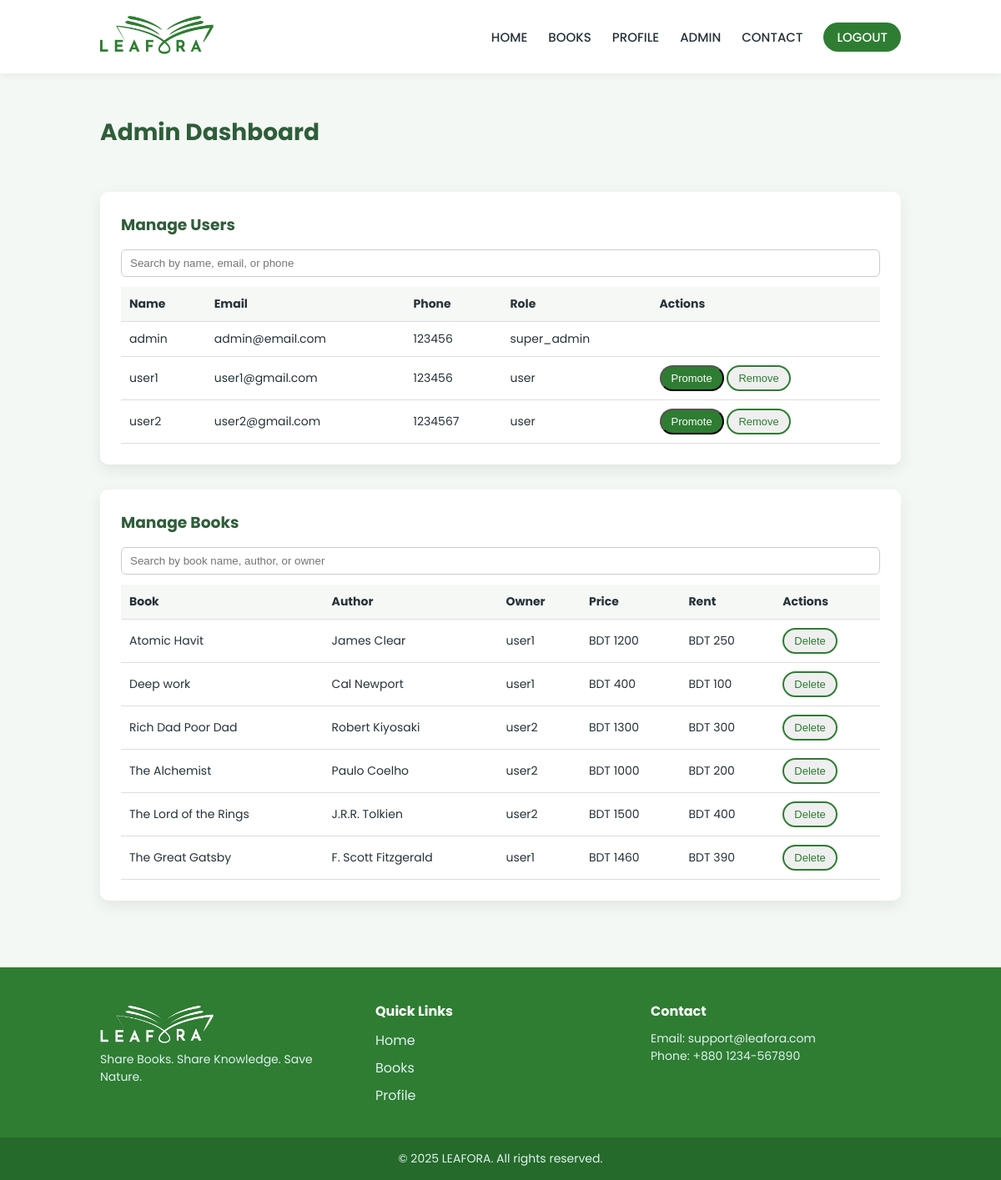
The page /admin (signed in) on the database its author committed.
### tables this page shows
CREATE TABLE users (
    id INTEGER PRIMARY KEY AUTOINCREMENT,
    full_name TEXT NOT NULL,
    email TEXT UNIQUE NOT NULL,
    password_hash TEXT NOT NULL,
    phone TEXT,
    address TEXT,
    role TEXT DEFAULT 'user',
    created_at TIMESTAMP DEFAULT CURRENT_TIMESTAMP
);

CREATE TABLE books (
    id INTEGER PRIMARY KEY AUTOINCREMENT,
    owner_id INTEGER,
    title TEXT,
    author TEXT,
    category TEXT,
    description TEXT,
    condition TEXT,
    buy_price INTEGER,
    rent_price INTEGER,
    location TEXT,
    image TEXT,
    created_at TEXT,
    FOREIGN KEY (owner_id) REFERENCES users(id)
);

### app.py (the view)
@app.route("/admin")
@login_required
def admin():
    if session.get("role") not in ["admin", "super_admin"]:
        flash("Access denied.", "error")
        return redirect(url_for("home"))
    conn = get_db_connection()
    cursor = conn.cursor()
    try:
        cursor.execute("SELECT id, full_name, email, phone, role FROM users")
        users = cursor.fetchall()
        cursor.execute("""
            SELECT b.*, u.full_name AS owner_name
            FROM books b
            JOIN users u ON b.owner_id = u.id
        """)
        books = cursor.fetchall()
    finally:
        conn.close()
    return render_template("admin.html", users=users, books=books)

### app.py (called while the page is built)
def login_required(f):
    @wraps(f)
    def decorated_function(*args, **kwargs):
        if "user_id" not in session:
            flash("Please login to continue.", "warning")
            return redirect(url_for("login"))
        return f(*args, **kwargs)
    return decorated_function

### utils/db.py (called while the page is built)
def get_db_connection():
    conn = sqlite3.connect("database.db")
    conn.row_factory = sqlite3.Row
    conn.execute("PRAGMA foreign_keys = ON")
    return conn

### templates/admin.html (shortened to what this page needs)
{% extends 'base.html' %}
{% block content %}
  <section class="admin-section">
    <div class="container">
      <h1 class="page-title" style="margin-bottom: 50px;">Admin Dashboard</h1>
      <div class="admin-card">
        <h3>Manage Users</h3>
        <div class="filter-section">
          <input type="text" placeholder="Search by name, email, or phone" id="userSearch" />
        </div>
        <table class="admin-table">
          <thead>
            <tr>
              <th>Name</th>
              <th>Email</th>
              <th>Phone</th>
              <th>Role</th>
              <th>Actions</th>
            </tr>
          </thead>
          <tbody>
            {% for user in users %}
              <tr>
                <td>{{ user.full_name }}</td>
                <td>{{ user.email }}</td>
                <td>{{ user.phone or '-' }}</td>
                <td>{{ user.role }}</td>
                <td>
                  {% if session.role == 'super_admin' and user.role == 'user' %}
                    <form method="POST" action="{{ url_for('promote_user', user_id=user.id) }}" style="display:inline;">
                      <button class="btn-primary">Promote</button>
                    </form>
                  {% endif %}
                  {% if session.role == 'super_admin' and user.role != 'super_admin' %}
                    <form method="POST" action="{{ url_for('admin_delete_user', user_id=user.id) }}" style="display:inline;">
                      <button class="btn-secondary" onclick="return confirm('Remove this user?');">Remove</button>
                    </form>
                  {% endif %}
                </td>
              </tr>
            {% else %}
              <tr>
                <td colspan="5">No users found.</td>
              </tr>
            {% endfor %}
          </tbody>
        </table>
      </div>
      <div class="admin-card">
        <h3>Manage Books</h3>
        <div class="filter-section">
          <input type="text" placeholder="Search by book name, author, or owner" id="bookSearch" />
        </div>
        <table class="admin-table" id="booksTable">
          <thead>
            <tr>
              <th>Book</th>
              <th>Author</th>
              <th>Owner</th>
              <th>Price</th>
              <th>Rent</th>
              <th>Actions</th>
            </tr>
          </thead>
          <tbody>
            {% for book in books %}
              <tr>
                <td>{{ book.title }}</td>
                <td>{{ book.author }}</td>
                <td>{{ book.owner_name }}</td>
                <td>BDT {{ book.buy_price }}</td>
                <td>
                  {% if book.rent_price %}
                    BDT {{ book.rent_price }}
                  {% else %}
                    N/A
                  {% endif %}
                </td>
                <td>
                  <form method="POST" action="{{ url_for('admin_delete_book', book_id=book.id) }}">
                    <button class="btn-secondary" onclick="return confirm('Delete book?');">Delete</button>
                  </form>
                </td>
              </tr>
            {% else %}
              <tr>
                <td colspan="6">No books found.</td>
              </tr>
            {% endfor %}
          </tbody>
        </table>
      </div>
    </div>
  </section>
{% endblock %}

### templates/base.html (shortened to what this page needs)
<!DOCTYPE html>
<html lang="en">
  <head>
    <link rel="stylesheet" href="{{ url_for('static', filename='css/style.css') }}" />
  </head>
  <body>
    <nav class="navbar">
      <div class="container">
        <div class="nav-left">
          <a href="{{ url_for('home') }}"><img src="{{ url_for('static', filename='images/logo.png') }}" class="logo" alt="Logo" /></a>
        </div>
        <ul class="nav-right">
          <li>
            <a href="{{ url_for('home') }}">HOME</a>
          </li>
          <li>
            <a href="{{ url_for('books') }}">BOOKS</a>
          </li>
          <li>
            <a href="{{ url_for('profile') }}">PROFILE</a>
          </li>
          {% if session.get('role') in ['admin', 'super_admin'] %}
            <li>
              <a href="{{ url_for('admin') }}" class="admin-link">ADMIN</a>
            </li>
          {% endif %}
          <li>
            <a href="{{ url_for('contact') }}">CONTACT</a>
          </li>
          {% if session.get('user_id') %}
            <li>
              <a href="{{ url_for('logout') }}" id="authBtn" class="btn">LOGOUT</a>
            </li>
          {% else %}
            <li>
              <a href="{{ url_for('login') }}" id="authBtn" class="btn">LOGIN</a>
            </li>
          {% endif %}
        </ul>
      </div>
    </nav>
    <main>
      {% block content %}
      {% endblock %}
    </main>
    <footer class="footer">
      <div class="container footer-content">
        <div class="footer-brand">
          <a href="{{ url_for('home') }}"><img src="{{ url_for('static', filename='images/logo2.png') }}" class="logo" alt="Logo" /></a>
          <p>Share Books. Share Knowledge. Save Nature.</p>
        </div>
        <div class="footer-links">
          <h4>Quick Links</h4>
          <ul>
            <li>
              <a href="{{ url_for('home') }}">Home</a>
            </li>
            <li>
              <a href="{{ url_for('books') }}">Books</a>
            </li>
            <li>
              <a href="{{ url_for('profile') }}">Profile</a>
            </li>
          </ul>
        </div>
        <div class="footer-contact">
          <h4>Contact</h4>
          <p>Email: support@leafora.com</p>
          <p>Phone: +880 1234-567890</p>
        </div>
      </div>
      <div class="footer-bottom">
        <p>© 2025 LEAFORA. All rights reserved.</p>
      </div>
    </footer>
  </body>
</html>

### static/css/style.css (style rules this page uses)
:root { --primary: #2e7d32; --secondary: #81c784; --accent: #a5d6a7; --bg-light: #f4f8f5; --white: #ffffff; --text-dark: #263238; --text-light: #607d8b; --border: #e0e0e0; }
* { margin: 0; padding: 0; box-sizing: border-box; }
body { font-family: 'Poppins', sans-serif; background-color: var(--bg-light); color: var(--text-dark); }
a { text-decoration: none; color: inherit; }
ul { list-style: none; }
.container { width: 80%; max-width: 1200px; margin: auto; }
.navbar { background-color: var(--white); padding: 14px 0; box-shadow: 0 2px 10px rgba(0,0,0,0.06); }
.navbar .container { max-width: 100%; display: flex; align-items: center; justify-content: space-between; }
.nav-left { display: flex; align-items: center; gap: 10px; }
.logo { width: auto; height: 60px; margin-bottom: -7px; }
.nav-right { display: flex; align-items: center; gap: 25px; }
.nav-right a { font-size: 15px; font-weight: 500; color: var(--text-dark); position: relative; }
.nav-right a::after { content: ""; position: absolute; left: 0; bottom: -6px; width: 0; height: 2px; background-color: var(--primary); transition: 0.3s ease; }
.nav-right .btn { padding: 7px 16px; border-radius: 20px; background-color: var(--primary); color: var(--white); }
.footer { background-color: var(--primary); color: var(--white); padding-top: 40px; }
.footer-content { display: grid; grid-template-columns: repeat(3, 1fr); gap: 30px; }
.footer h3, .footer h4 { margin-bottom: 10px; }
.footer p { font-size: 14px; color: #e0f2f1; }
.footer-links ul li { margin-bottom: 8px; }
.footer-links a { color: #e0f2f1; }
.footer-bottom { margin-top: 30px; padding: 15px 0; background-color: #256a2a; text-align: center; font-size: 13px; }
.btn-primary { padding: 12px 26px; background-color: var(--primary); color: var(--white); border-radius: 30px; font-weight: 500; }
.btn-secondary { padding: 12px 26px; border: 2px solid var(--primary); color: var(--primary); border-radius: 30px; font-weight: 500; }
.page-title { font-size: 28px; color: #2f5d3a; margin-bottom: 30px; font-family: "Poppins", sans-serif; }
.admin-section { padding: 50px 0; }
.admin-card { background: #fff; padding: 25px; border-radius: 10px; margin-bottom: 30px; box-shadow: 0 6px 18px rgba(0,0,0,0.08); }
.admin-card h3 { color: #2f5d3a; margin-bottom: 15px; }
.admin-table { width: 100%; border-collapse: collapse; }
.admin-table th, .admin-table td { padding: 10px; border-bottom: 1px solid #ddd; font-size: 14px; text-align: left; }
.admin-table th { background: #f6f8f6; }
.filter-section input { width: 100%; padding: 8px 10px; margin-bottom: 12px; border-radius: 6px; border: 1px solid #ccc; }
.admin-table button { padding: 6px 12px; font-size: 13px; }

### rows shown on the page
users: full_name "admin", email "admin@email.com", phone "123456", role "super_admin"
users: full_name "user1", email "user1@gmail.com", phone "123456", role "user"
users: full_name "user2", email "user2@gmail.com", phone "1234567", role "user"
books: title "Atomic Havit", author "James Clear", owner_name "user1", buy_price "1200", rent_price "250"
books: title "Deep work", author "Cal Newport", owner_name "user1", buy_price "400", rent_price "100"
books: title "Rich Dad Poor Dad", author "Robert Kiyosaki", owner_name "user2", buy_price "1300", rent_price "300"
books: title "The Alchemist", author "Paulo Coelho", owner_name "user2", buy_price "1000", rent_price "200"
books: title "The Lord of the Rings", author "J.R.R. Tolkien", owner_name "user2", buy_price "1500", rent_price "400"
books: title "The Great Gatsby", author "F. Scott Fitzgerald", owner_name "user1", buy_price "1460", rent_price "390"
